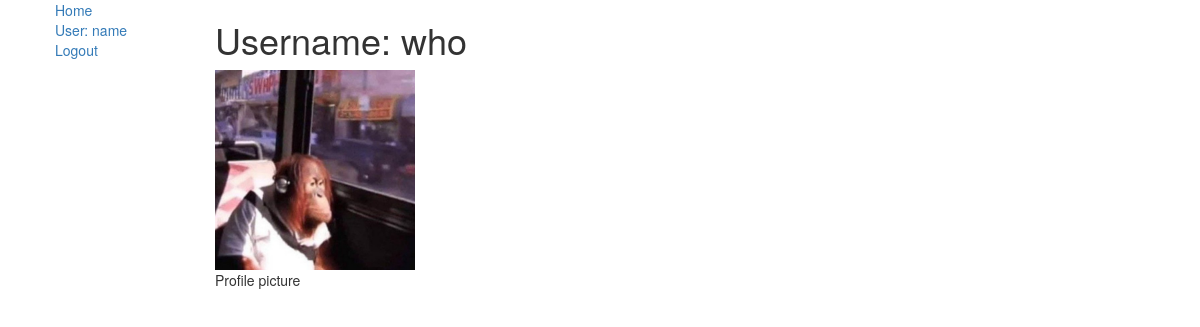
The page /polls/user/5/ (signed in) on the database its author committed.
### polls/models.py (models this page shows)
class AdvUser(AbstractUser):
    avatar = models.ImageField(upload_to='polls/media/avatars', blank=False)

### polls/views.py (the view)
# urls.py: path('user/<int:pk>/', views.UserDetailView.as_view(), name='profile'),
class UserDetailView(LoginRequiredMixin, generic.DetailView):
    model = AdvUser
    template_name = 'polls/profile.html'

### polls/templates/polls/profile.html (shortened to what this page needs)
{% extends "polls/base_generic.html" %}
{% block content %}
    <h1>Username: {{ advuser.username }}</h1>
    {%if advuser.avatar%}
    <img style="width: 200px" src="/polls{{ advuser.avatar.url }}" alt="profile picture">
    {%endif%}
    <p>Profile picture</p>
{% endblock %}

### polls/templates/polls/base_generic.html (shortened to what this page needs)
<!DOCTYPE html>
<html lang="en">
<head>
    <link rel="stylesheet" href="https://maxcdn.bootstrapcdn.com/bootstrap/3.3.7/css/bootstrap.min.css">
</head>
<body>
<div class="container-fluid">
    <div class="row">
        <div class="col-sm-2">
            {% block sidebar %}
            <ul class="sidebar-nav">
                <li style="list-style-type: none;"><a href="{% url 'polls:index' %}">Home</a></li>
                {% if user.is_authenticated %}
                <li style="list-style-type: none;"><a href="{% url 'polls:profile' request.user.id %}">User: {{ user.get_username }}</a></li>
                <li style="list-style-type: none;"><a href="{% url 'logout'%}?next={{request.path}}">Logout</a></li>
                {% else %}
                <li style="list-style-type: none;"><a href="{% url 'login'%}?next={{request.path}}">Login</a></li>
                <li style="list-style-type: none;"><a href="{% url 'polls:signup'%}?next={{request.path}}">Sign Up</a>
                </li>
                {% endif %}
            </ul>
            {% endblock %}
        </div>
        <div class="col-sm-10 ">
            {% block content %}{% endblock %}
        </div>
    </div>
</div>
</body>
</html>

### rows shown on the page
AdvUser: get_username "name"
AdvUser: username "who", avatar (picture)
